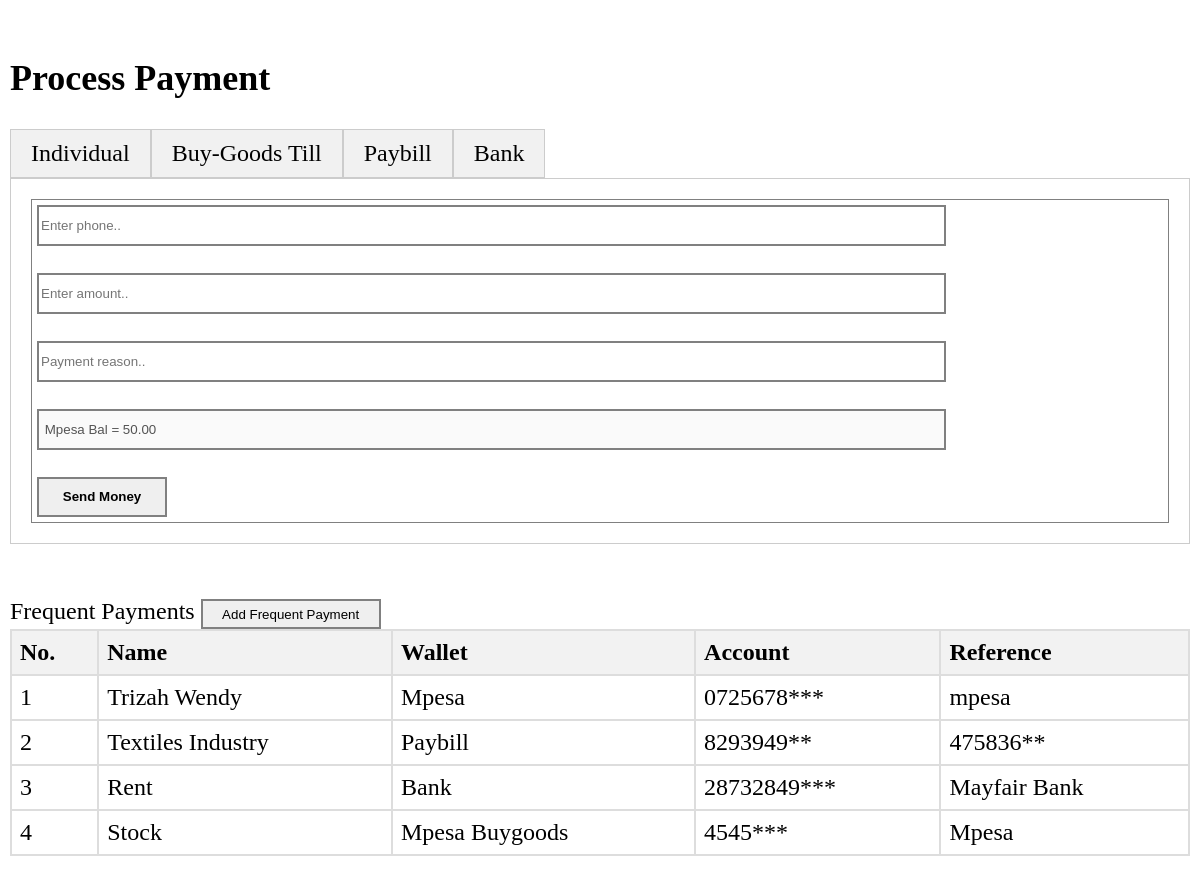
/withdrawTo.php (signed in), run on the app's committed database.
### tables this page shows
CREATE TABLE `frequentPayments` (
  `s_no` int(11) NOT NULL,
  `name` text NOT NULL,
  `wallet` text NOT NULL,
  `reference` text NOT NULL,
  `account` text NOT NULL
);

### withdrawTo.php (the view, shortened to what this page needs)
<?php
    $db_servername = $_ENV['DB_HOST'];
    $db_username = $_ENV['DB_USERNAME'];
    $db_password = $_ENV['DB_PASSWORD'];
    $dbname = $_ENV['DB_NAME'];
    $conn = new mysqli($db_servername, $db_username, $db_password, $dbname);
    $sqlBal = "SELECT * FROM wallet";
    $result1 = $conn->query($sqlBal);
    if ($result1->num_rows > 0) {
        while ($row = $result1->fetch_assoc()) {
            $accBalMpesa= '100';
        }
    } else {
        $accBalMpesa = 0;
    }
    $payMode = '1';
    if (isset($_GET['mode'])) {
        $payMode = $_GET['mode'];
    } else {
        $payMode = '1';
    }
?>
<!DOCTYPE html>
<html en-US>
    <head>
        <link rel="stylesheet" type="text/css" href="style.css"/>
    </head>
    <body class="body">
        <div class="body-content">
            <br>
            <p><h2>Process Payment </h2></p>
            <ul class="tab-nav">
                <li  onclick="changeTab(0)">Individual</li>
                <li  onclick="changeTab(1)">Buy-Goods Till</li>
                <li  onclick="changeTab(2)">Paybill</li>
                <li  onclick="changeTab(3)">Bank</li>
            </ul>
            <div id="inputPaymentInfo" >
                <div class="tab-pane  <?php if($payMode === '1'){ echo 'active'; } ?>">
                    <div id="individual" class="individual" style="<?php  ?> border:1px solid grey; padding:5px;" >
                        <input type="number" placeholder="<?php echo "Enter phone.."; ?>" id="account-1" style="border:2px solid grey; width:80%; height:35px;">
                        <br><br>
                        <input type="number" placeholder="<?php echo "Enter amount.."; ?>" id="amount-1" style="border:2px solid grey; width:80%; height:35px;">
                        <br><br>
                        <input type="text" placeholder="<?php echo "Payment reason.."; ?>" id="comment1" style="border:2px solid grey; width:80%; height:35px;">
                        <br><br>
                        <input disabled value= " Mpesa Bal = <?php echo number_format($accBalMpesa-50, 2); ?>" name="accBal" style=" border:2px solid grey; width:80%; height:35px;">
                        <br><br>
                        <button  style="border:2px solid grey; width:130px; height:40px;" onclick="openSendMoney()"><b>Send Money</b></button>
                    </div>
                </div>
            </div>
            <br><br>
            <div>
                Frequent Payments
                <button  onclick= "new_frequent_payment()" style="border:2px solid grey; width:180px; height:30px;"> Add Frequent Payment</button>
                <br>
                <table id="frequent-payments">
                <thead>
                    <tr>
                        <th>No.</th>
                        <th>Name</th>
                        <th>Wallet</th>
                        <th>Account</th>
                        <th>Reference</th>
                    </tr>
                </thead>
                <tbody>
                    <?php
                    $sqlFrequentPayments = "SELECT * FROM frequentPayments ";
                    $result = $conn->query($sqlFrequentPayments);
                    if ($result->num_rows > 0) {
                        while ($row = $result->fetch_assoc()) {
                            echo "<tr>
                                    <td>" . $row["s_no"] . "</td>
                                    <td>" . $row["name"] . "</td>
                                    <td>" . $row["wallet"] . "</td>
                                    <td>" . $row["account"] . "</td>
                                    <td>" . $row["reference"] . "</td>
                                </tr>";
                        }
                    } else {
                        echo "<tr><td colspan='9'>No results found.</td></tr>";
                    }
                    ?>
                </tbody>
            </table>
            </div>
        </div>
        <br>
        <br>
    </body>
</html>

### style.css (style rules this page uses)
.body { font-size: 24px; margin: 10px; font-family: Garamond; margin-top: 0; top: 101px; left: 221px; }
.body-content { transition: transform 0.3s ease; transform: translateX(0); }
table, th, td { border: 1px solid #ddd; text-align: center; }

### withdrawTo.php (style rules this page uses)
table { border-collapse: collapse; width: 100%; }
th, td { text-align: left; padding: 8px; border: 2px solid #ddd; }
th { background-color: #f2f2f2; }
.tab-nav { list-style: none; padding: 0; margin: 0; display: flex; }
.tab-nav li { cursor: pointer; padding: 10px 20px; background-color: #f1f1f1; border: 1px solid #ccc; }
.tab-pane { display: none; padding: 20px; border: 1px solid #ccc; }
.tab-pane.active { display: block; }

### data on the page
frequentpayments: s_no "1", name "Trizah Wendy", wallet "Mpesa", account "0725678***", reference "mpesa"
frequentpayments: s_no "2", name "Textiles Industry", wallet "Paybill", account "8293949**", reference "475836**"
frequentpayments: s_no "3", name "Rent", wallet "Bank", account "28732849***", reference "Mayfair Bank"
frequentpayments: s_no "4", name "Stock", wallet "Mpesa Buygoods", account "4545***", reference "Mpesa"
